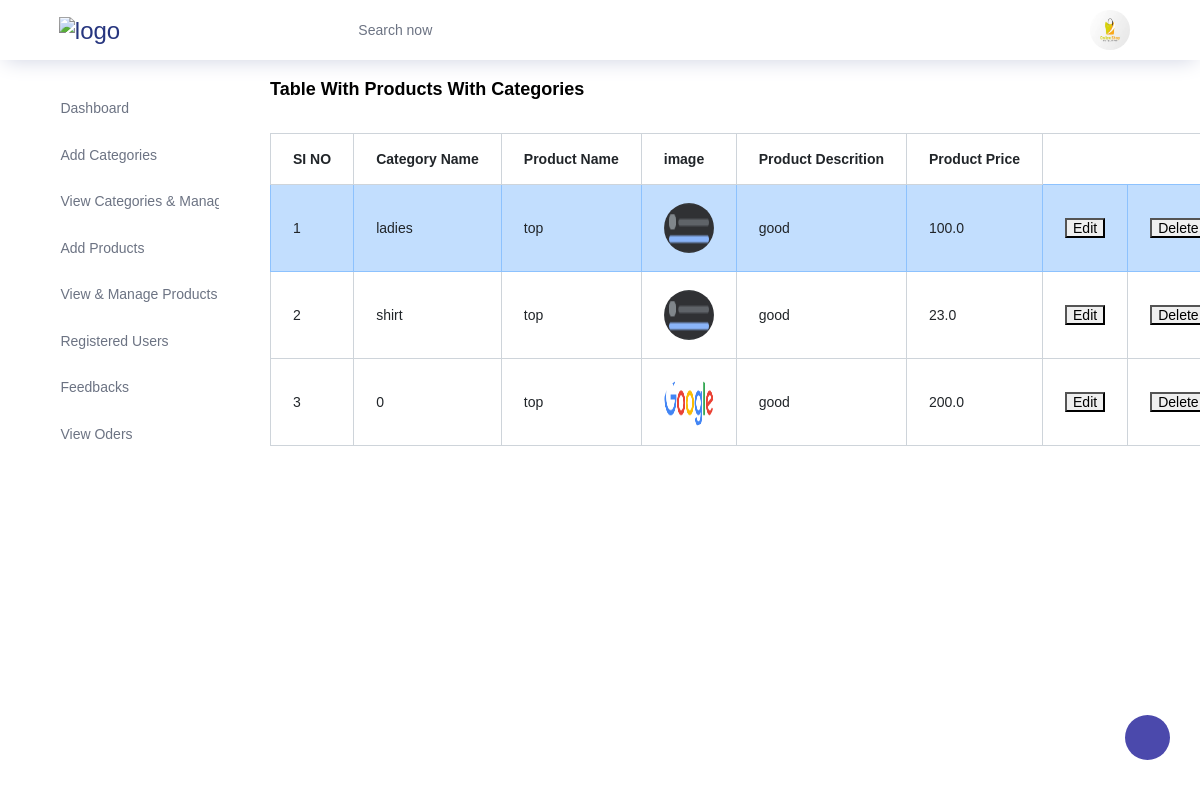
Page /viewproducts on the committed database.
### AdminApp/models.py (models this page shows)
class Producttable(models.Model):
    CategoryName=models.CharField(max_length=20)
    ProductName=models.CharField(max_length=20)
    image=models.ImageField(upload_to='imgfolder',default='null.jpg')
    ProductDescrition=models.CharField(max_length=50)
    ProductPrice=models.FloatField()

### AdminApp/views.py (the view)
# urls.py: path('viewproducts',views.viewproducts,name='viewproducts'),
def viewproducts(request):
   data=Producttable.objects.all()
   return render(request,'viewproducts.html',{'data':data})

### AdminApp/templates/viewproducts.html (shortened to what this page needs)
{% extends 'index.html' %}
{% block content %}
<div class="col-lg-10 stretch-card">
    <div class="card">
      <div class="card-body">
        <h4 class="card-title">Table with Products with Categories</h4>
        <div class="table-responsive pt-3">
          <table class="table table-bordered">
            <thead>
              <tr>
                <th>
                  SI NO
                </th>
                <th>
                  Category Name
                </th>
                <th>
                    Product Name
                </th>
                <th>
                    image
                </th>
                <th>
                    Product Descrition
                </th>
                <th>
                    Product Price
                </th>
              </tr>
            </thead>
            <tbody>
              <tr class="table-info">
                {% for i in data %}
                <td>
                {{forloop.counter }}
                </td>
                <td>
                  {{i.CategoryName}}
                </td>
                <td>
                    {{i.ProductName}}
                  </td>
                <td>
                <img src="{{ i.image.url }}" style="height: 50px;width: 50px;">
                </td>
                <td>
                 {{i.ProductDescrition}}
                </td>
                <td>
                    {{i.ProductPrice}}
                </td>
                <td>
                  <a href="{% url 'editprod' i.id %}">
                      <button >
                          Edit
                      </button>
                  </a>
                  </td>
                  <td>
                  <a href="deleteprod/{{ i.id }}" >
                      <button>Delete</button>
                  </a>
                  </td>
              </tr>
              {% endfor %}
            </tbody>
          </table>
        </div>
      </div>
    </div>
  </div>
</div>
</div>
{% endblock %}

### rows in the picture
Producttable: CategoryName "ladies", ProductName "top", image (picture), ProductDescrition "good", ProductPrice "100.0"
Producttable: CategoryName "shirt", ProductName "top", image (picture), ProductDescrition "good", ProductPrice "23.0"
Producttable: CategoryName "0", ProductName "top", image (picture), ProductDescrition "good", ProductPrice "200.0"
